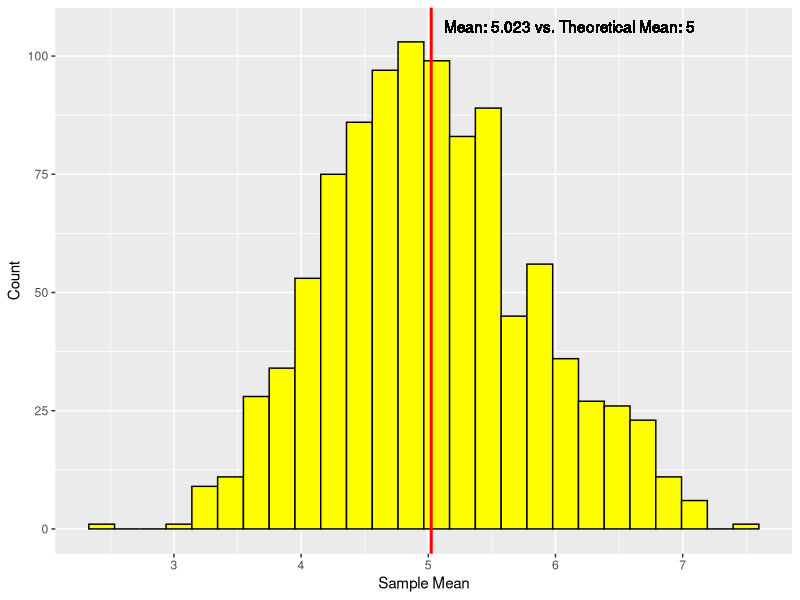
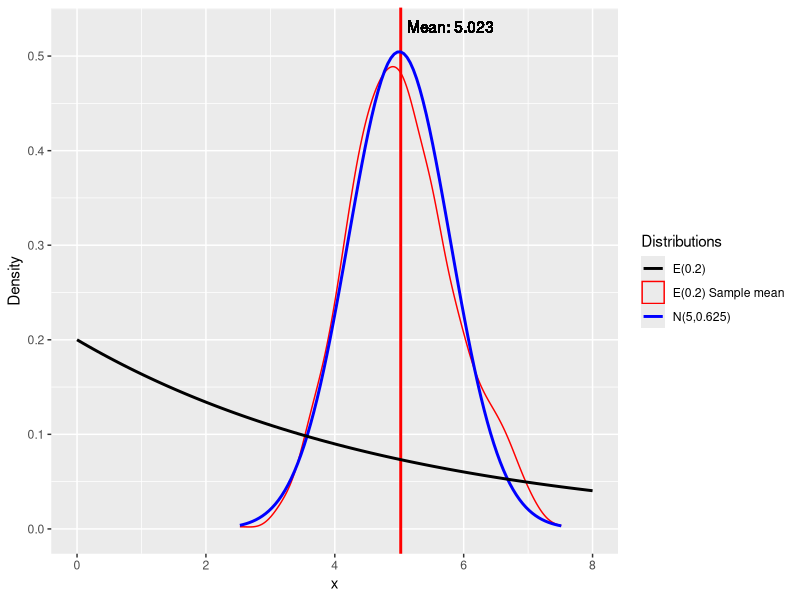
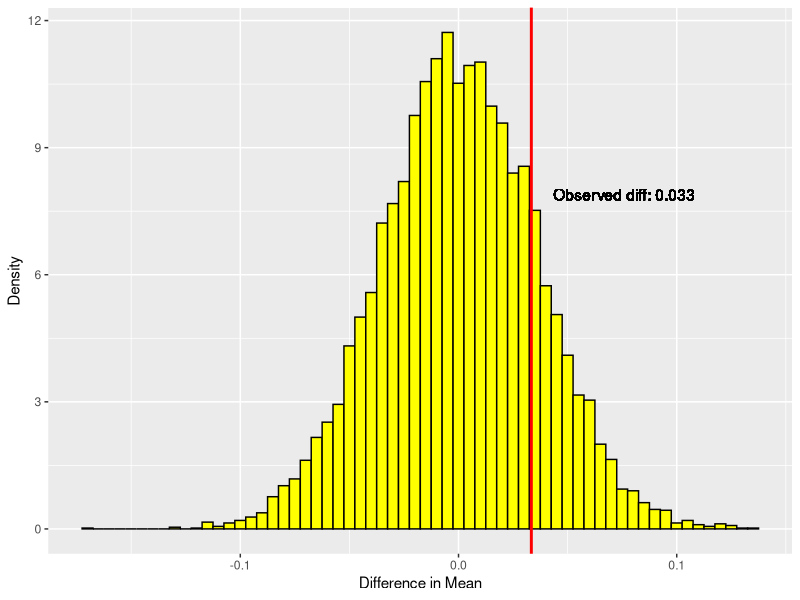

R code for these plots, in order:
## ---- chunk 1
library(knitr)
opts_chunk$set(fig.width=6, fig.height=3.5, fig.pos = "h", echo=FALSE, eval=TRUE)
## ---- chunk 2
library(ggplot2)
library(kableExtra)

## ---- chunk 3
#-------------------------------------------------------------------------------------
# Set up parameters for the simulation
set.seed(123456)        # Set RNG seed for reproducibility
lambda<-0.2             # Exponential rate parameter
num_exps<-40            # How big is the sample for each mean
num_sims<-1000          # How many samples/simulations to run

# Build a vector of length {num_sims}, for mean of different samples from exp dist
mns<-NULL
for (i in 1:num_sims) {mns <- c(mns,mean(rexp(num_exps,lambda)))}
mns_df <- data.frame(mns)             # Make a data frame for plotting
colnames(mns_df)<-"exp_mean"

# Calculate some statistics from the simulated dataset and its theoretical distribution
sim_mean<-mean(mns)
sim_sd<-sd(mns)
sim_var<-sim_sd^2
theor_mean<- as.numeric(1/lambda)                 # Theoretical mean per CLT
theor_var <- as.numeric(1/(num_exps*lambda^2))    # Theoretical variance per CLT
pct_mean <- 100*(sim_mean-theor_mean)/theor_mean
pct_var <- 100*(sim_var-theor_var)/theor_var

## ---- chunk 4
#-------------------------------------------------------------------------------------
# Histogram of the mean of the samples of exponentials, with vertical line for mean
g <- ggplot(mns_df,aes(x=exp_mean))
g <- g + geom_histogram(color="black",fill="yellow",binwidth=sim_sd/4)
g <- g + labs(x="Sample Mean",y="Count")
g <- g + geom_vline(xintercept=sim_mean,color="red",size=1)
g <- g + geom_text(aes(sim_mean+0.1,105,vjust=0,hjust=0,
                        label = paste0("Mean: ",round(sim_mean,3),
                                       " vs. Theoretical Mean: ",round(theor_mean,3))))
print(g)

## ---- chunk 5
#-------------------------------------------------------------------------------------
# Density plot of the mean of samples exponential
# vs. original exponential density & the CLT normal
norm_str<-paste0("N(",theor_mean,",",round(theor_var,3),")")
exp_str<-paste0("E(",lambda,")")
g <- ggplot(mns_df,aes(x=exp_mean))
g <- g + geom_density(aes(color=paste0(exp_str," Sample mean")))
g <- g + labs(x="x",y="Density")
g <- g + geom_vline(xintercept=sim_mean,color="red", size=1)
g <- g + geom_text(aes(sim_mean+0.1, 0.525, vjust=0, hjust=0,
                        label = paste0("Mean: ",round(sim_mean,3))))
g <- g + stat_function(fun=dnorm, geom = "line", args = list(mean = theor_mean, 
                        sd = sqrt(theor_var)), size = 1, aes(colour=norm_str))
g <- g + stat_function(fun=dexp, geom = "line", xlim=c(0,8), args = list(rate = lambda),
                        size = 1, aes(colour=exp_str))
g <- g + scale_colour_manual("Distributions",values = c("black","red","blue"))
print(g)

## ---- chunk 6
#-------------------------------------------------------------------------------------
# Permutation Test.  # Set up the same size population drawn from the CLT Normal

# Draw {num_sims} random normals and combine with the original exponential means
norms<-rnorm(num_sims,mean=theor_mean,sd=sqrt(theor_var))
data<-c(mns,norms)

# Set up reference labels for the original data sets, "exp" then "norm"
labels<-c(rep("exp",num_sims),rep("norm",num_sims))

# Function to take the diff in means of a dataset, split by label
get_mean_diff<-function(dat,lab) {
        (mean(dat[lab == "exp"]) - mean(dat[lab == "norm"]))}

# Run a series of 10,000 simulations taking different permutations of the data labels
permStats<-data.frame(sapply(1:10000,function(i) get_mean_diff(data,sample(labels))))
colnames(permStats)<-c("mean_diff")

# Get the same statistic for the original dataset
observedStat <- get_mean_diff(data,labels)

# Print summary table of the means for the analysis
results<-data.frame(mean(mns),mean(norms),observedStat,stringsAsFactors = FALSE)
results %>% kable(col.names=c("Mean of Exp Sample Means","Mean of Normals","Observed Diff"),
                  align="r",digits=c(3,3,3),booktabs=T,
                  caption="Mean of Permutation Test Populations") %>% 
                kable_styling(latex_options = "hold_position")

## ---- chunk 7
#-------------------------------------------------------------------------------------
# Histogram of the differences in means from the permutation test
g <- ggplot(permStats,aes(x=mean_diff))
g <- g + geom_histogram(color="black",fill="yellow",aes(y=..density..),binwidth=0.005)
g <- g + labs(x="Difference in Mean",y="Density")
g <- g + geom_vline(xintercept=observedStat,color="red",size=1)
g <- g + geom_text(aes(observedStat+0.01,7.75,vjust=0,hjust=0,
                        label = paste0("Observed diff: ",round(observedStat,3))))
print(g)
